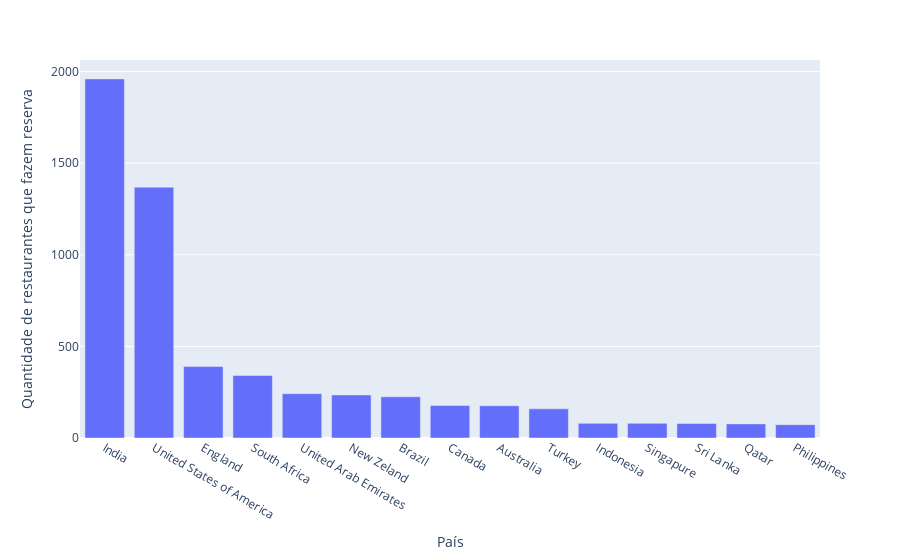

The code cell stored with this chart in its notebook:
### Markdown cell above
### 1.2.8 País com mais restaurantes que fazem reserva

### Code cell
num_res_rese = (df_aux2.loc[:,['country','has_table_booking']]
                  .copy()
                  .groupby('country')
                  .count()
                  .sort_values(by='has_table_booking',ascending=False)
                  .reset_index())

fig = px.bar(num_res_rese, x='country', y='has_table_booking', labels={'country': 'País', 'has_table_booking': 'Quantidade de restaurantes que fazem reserva'})
fig.show()

### Figure 1 — Plotly figure (JSON) as saved in the notebook; plotly's stock layout.template omitted (floating-point values rounded to 4 significant figures)
{"data": [{"alignmentgroup": "True", "hovertemplate": "País=%{x}<br>Quantidade de restaurantes que fazem reserva=%{y}<extra></extra>", "legendgroup": "", "marker": {"color": "#636efa", "pattern": {"shape": ""}}, "name": "", "offsetgroup": "", "orientation": "v", "showlegend": false, "textposition": "auto", "type": "bar", "x": ["India", "United States of America", "England", "South Africa", "United Arab Emirates", "New Zeland", "Brazil", "Canada", "Australia", "Turkey", "Indonesia", "Singapure", "Sri Lanka", "Qatar", "Philippines"], "xaxis": "x", "y": [1960, 1369, 390, 341, 242, 235, 225, 177, 176, 159, 80, 80, 79, 77, 73], "yaxis": "y"}], "layout": {"barmode": "relative", "legend": {"tracegroupgap": 0}, "margin": {"t": 60}, "xaxis": {"anchor": "y", "domain": [0, 1], "title": {"text": "País"}}, "yaxis": {"anchor": "x", "domain": [0, 1], "title": {"text": "Quantidade de restaurantes que fazem reserva"}}}}
